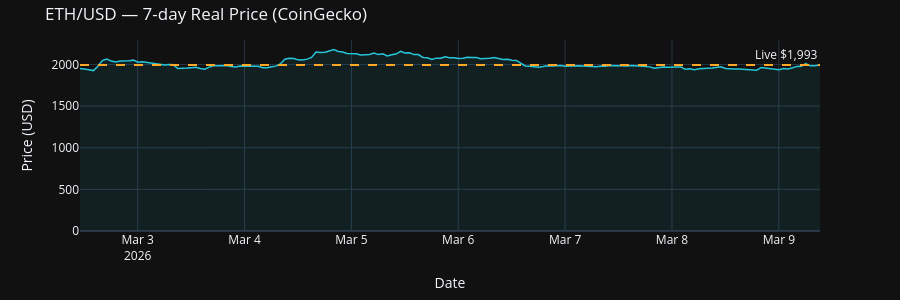

Write notebook code for a chart like this one.
### Markdown cell above
## 2 · Real ETH Price Feed — CoinGecko Free API

CoinGecko's free tier returns up to 365 days of daily OHLCV with no API key. We fetch:
- **30-day hourly prices** for ETH/USD (used as reference for profit estimation and fee calculation)
- **Live ticker** for the current ETH price

The CoinGecko endpoint used is:
```
GET api.coingecko.com/api/v3/coins/ethereum/market_chart?vs_currency=usd&days=30&interval=hourly
```

### Code cell
"""Fetch real ETH/USD price history from CoinGecko (free, no API key)."""

# ── 7-day hourly OHLCV (free tier: days 2-90 without interval = hourly) ──────
print("Fetching 7-day ETH/USD hourly data from CoinGecko …")
cg_data = _get(
    f"{COINGECKO_BASE}/coins/ethereum/market_chart",
    params={"vs_currency": "usd", "days": "7"},  # no interval= (Pro feature)
)

eth_prices = pd.DataFrame(
    cg_data["prices"], columns=["ts_ms", "price_usd"]
).assign(
    timestamp_utc=lambda d: pd.to_datetime(d["ts_ms"], unit="ms", utc=True),
    returns=lambda d: d["price_usd"].pct_change(),
).dropna()

# ── Current live price ────────────────────────────────────────────────────────
cg_live = _get(
    f"{COINGECKO_BASE}/simple/price",
    params={"ids": "ethereum", "vs_currencies": "usd",
            "include_24hr_change": "true", "include_market_cap": "true"},
)
ETH_USD_LIVE = float(cg_live["ethereum"]["usd"])
ETH_24H_CHG  = float(cg_live["ethereum"]["usd_24h_change"])
ETH_MCAP     = float(cg_live["ethereum"]["usd_market_cap"])

print(f"\n✅ CoinGecko — {len(eth_prices)} price points")
print(f"   Live ETH/USD : ${ETH_USD_LIVE:,.2f}  ({ETH_24H_CHG:+.2f}% 24h)")
print(f"   Market cap   : ${ETH_MCAP/1e9:.2f}B")
print(f"   Date range   : {eth_prices['timestamp_utc'].iloc[0]:%Y-%m-%d} → {eth_prices['timestamp_utc'].iloc[-1]:%Y-%m-%d}")
print(f"   Price range  : ${eth_prices['price_usd'].min():,.0f} – ${eth_prices['price_usd'].max():,.0f}")

# Quick price chart
import plotly.graph_objects as go
fig_price = go.Figure()
fig_price.add_trace(go.Scatter(
    x=eth_prices["timestamp_utc"], y=eth_prices["price_usd"],
    fill="tozeroy", fillcolor="rgba(38,198,218,0.08)",
    line=dict(color="#26C6DA", width=1.5), name="ETH/USD",
))
fig_price.add_hline(y=ETH_USD_LIVE, line=dict(color="#FFA726", dash="dash"),
                    annotation_text=f"Live ${ETH_USD_LIVE:,.0f}")
fig_price.update_layout(
    title="ETH/USD — 7-day Real Price (CoinGecko)",
    xaxis_title="Date", yaxis_title="Price (USD)",
    template="plotly_dark", height=300, margin=dict(t=40, b=30),
)
fig_price.show()

OUTPUT_DIR.mkdir(parents=True, exist_ok=True)
eth_prices.to_csv(OUTPUT_DIR / "eth_price_history.csv", index=False)
print(f"\n💾 Saved → {OUTPUT_DIR / 'eth_price_history.csv'}")

### Figure 1 — Plotly figure (JSON) as saved in the notebook; plotly's stock layout.template omitted (floating-point values rounded to 4 significant figures; data arrays with more than 128 entries replaced by an {"elided": "..."} marker saying what was removed)
{"data": [{"fill": "tozeroy", "fillcolor": "rgba(38,198,218,0.08)", "line": {"color": "#26C6DA", "width": 1.5}, "name": "ETH/USD", "type": "scatter", "x": {"elided": "168 str values"}, "y": {"elided": "168 float values"}}], "layout": {"annotations": [{"showarrow": false, "text": "Live $1,993", "x": 1, "xanchor": "right", "xref": "x domain", "y": 1993.0, "yanchor": "bottom", "yref": "y"}], "height": 300, "margin": {"b": 30, "t": 40}, "shapes": [{"line": {"color": "#FFA726", "dash": "dash"}, "type": "line", "x0": 0, "x1": 1, "xref": "x domain", "y0": 1993.0, "y1": 1993.0, "yref": "y"}], "title": {"text": "ETH/USD — 7-day Real Price (CoinGecko)"}, "xaxis": {"title": {"text": "Date"}}, "yaxis": {"title": {"text": "Price (USD)"}}}}
